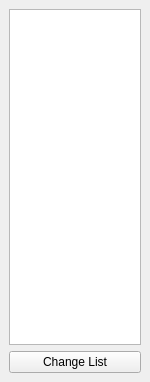
<?xml version="1.0" encoding="UTF-8"?>
<ui version="4.0">
 <class>DockWidget_MassTabSelector</class>
 <widget class="QDockWidget" name="DockWidget_MassTabSelector">
  <property name="geometry">
   <rect>
    <x>0</x>
    <y>0</y>
    <width>150</width>
    <height>382</height>
   </rect>
  </property>
  <property name="minimumSize">
   <size>
    <width>150</width>
    <height>300</height>
   </size>
  </property>
  <property name="maximumSize">
   <size>
    <width>150</width>
    <height>700</height>
   </size>
  </property>
  <property name="features">
   <set>QDockWidget::DockWidgetFloatable|QDockWidget::DockWidgetMovable</set>
  </property>
  <property name="allowedAreas">
   <set>Qt::LeftDockWidgetArea|Qt::RightDockWidgetArea</set>
  </property>
  <property name="windowTitle">
   <string>MassTab Selector</string>
  </property>
  <widget class="QWidget" name="dockWidgetContents">
   <layout class="QGridLayout" name="gridLayout">
    <item row="0" column="0">
     <widget class="QListView" name="listView_Mass"/>
    </item>
    <item row="1" column="0">
     <widget class="QPushButton" name="pushButton_ChangeList">
      <property name="text">
       <string>Change List</string>
      </property>
     </widget>
    </item>
   </layout>
  </widget>
 </widget>
 <resources/>
 <connections/>
</ui>
